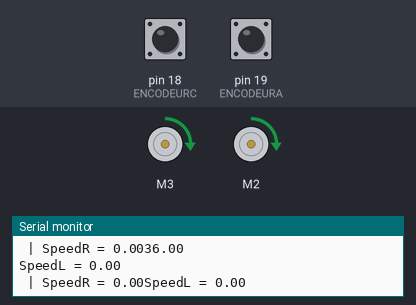
This sketch was run on a simulated Arduino Mega 2560, built with avr-gcc and run on an emulated ATmega2560. Shown: 2 × DC motor (green arrow = forward, orange = backward, longer = faster), the last lines printed to the serial monitor. Inputs (shaded band) come from the test bench; at power-on: pin 18 (ENCODEURC) HIGH, pin 19 (ENCODEURA) HIGH.

Above: at 1.0 s.
At 2.3 s:
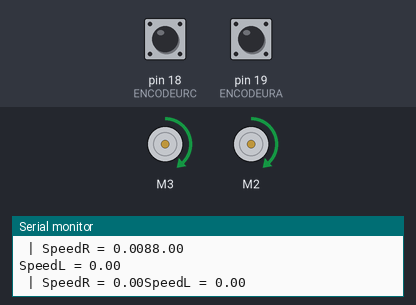
At 3.7 s:
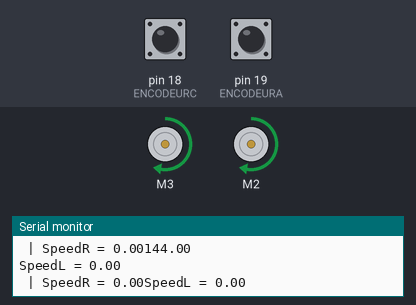
At 6.4 s:
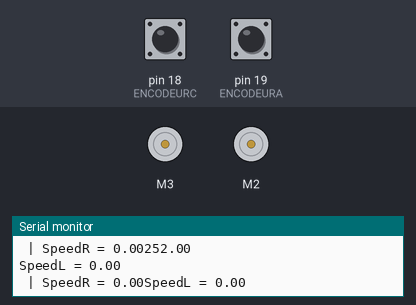
Timing chart, 0 to 7.9 s (numbered marks = the images above):
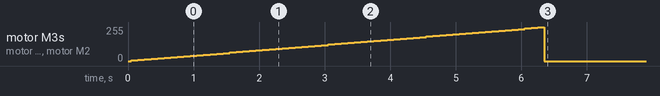

The sketch:

Hall_PWM_2Moteurs.ino
```cpp
/*
Ce programme calcule la vitesse de rotation de deux moteur en arrière plan pendant que le loop exécute n'importe quelle action PWM
Le shield doit etre branche sur la MEGA comme un debile, le moteur est alimenté par le shield, le capteur Hall est en +5V et GND sur la arduino et un seul de ses capteur est utilisé, n'importe lequel, et il doit etre branche sur la pin 19
C'est important que ce soit la PIN 19 et 18 et pas une autre car c'est une PIN dInterrupt.


*/

#include <AFMotor.h>
#include <TimerOne.h>

#define ENCODEURA 19
//#define ENCODEURB 38
#define ENCODEURC 18

AF_DCMotor motor_R(3, MOTOR34_8KHZ); // Initalisation du moteur branchements sur M2
AF_DCMotor motor_L(2, MOTOR12_8KHZ); // Initalisation du moteur branchements sur M1
volatile int hallTicksR;
volatile int hallTicksL;
double speedR = 0;
double speedL = 0;

double cibleVitesseR;
double cibleVitesseL;
double cibleVitesse;

double speedDeltaR;
double speedDeltaL;


double rightMotorPWM = 0;
double leftMotorPWM = 0;
//char *var_RightMotor[] = {"FORWARD", "255"};
//char *var_LeftMotor[] = {"FORWARD", "255"};
boolean AsservTrankil;

double tickperround = 600; // Valeur à changer en fonction du capteur à effet hall

void setup() {
  pinMode(ENCODEURA, INPUT_PULLUP);
  pinMode(ENCODEURC, INPUT_PULLUP);
  //pinMode(ENCODEURB, INPUT_PULLUP);

  attachInterrupt(digitalPinToInterrupt(19), compteurR, CHANGE);
  attachInterrupt(digitalPinToInterrupt(18), compteurL, CHANGE);

  Timer1.initialize(50000); // On défini le timeur : 50000 microseconds ( 0.05 sec - or 20Hz )
  Timer1.attachInterrupt( timerSpeed );


  Serial.begin(115200);           // set up Serial library at 9600

  motor_R.run(FORWARD);
  motor_L.run(FORWARD);

  cibleVitesse = 1.50;
  ToutDroitCapitaine();
}


void loop() {


}


void ToutDroitCapitaine(){
  cibleVitesseR = cibleVitesse;
  cibleVitesseL = cibleVitesse;
}

void MotorAsserv(){

  // Motor Right

   speedDeltaR = cibleVitesseR - speedR;
  if (speedDeltaR != 0){
    if ((speedDeltaR > 0 ) && (rightMotorPWM <  255)){
      Serial.println(rightMotorPWM);
      rightMotorPWM += map(speedDeltaR, 0, cibleVitesseR, 1, 4);
      motor_R.setSpeed(int(round(rightMotorPWM)));
    }


    if ((speedDeltaR < 0) && (rightMotorPWM > 0)){
      Serial.println("Motor Right ralenti.......");
      rightMotorPWM -= map(speedDeltaR, 0, -speedR, 1, 20);
      motor_R.setSpeed(int(round(rightMotorPWM)));
    }
  }

  // Motor Left

   speedDeltaL = cibleVitesseL - speedL;

  if (speedDeltaL != 0){
    if ((speedDeltaL > 0 ) && (leftMotorPWM <  255)){
      leftMotorPWM += map(speedDeltaL, 0, cibleVitesseL, 1, 4);
      motor_L.setSpeed(int(round(leftMotorPWM)));
    }


    if ((speedDeltaL < 0) && (leftMotorPWM > 0)){
      Serial.println("Motor Left ralenti.......");
      leftMotorPWM -= map(speedDeltaL, 0, -speedL, 1, 20);
      motor_L.setSpeed(int(round(leftMotorPWM)));
    }
  }


}


void timerSpeed(){
  //Serial.println(hallTicksR);
  if (!(AsservTrankil)){
    MotorAsserv();
    AsservTrankil = true;
  } else {
    AsservTrankil = false;
  }


  speedR = (hallTicksR/tickperround)/0.05; // Le 0.1 doit correspondre a la fréquence de relevé de speed ligne 20
  speedL = (hallTicksL/tickperround)/0.05; // Le 0.1 doit correspondre a la fréquence de relevé de speed ligne 20

  Serial.print("SpeedL = ");
  Serial.println(speedL);
  Serial.print(" | SpeedR = ");
  Serial.print(speedR);

  hallTicksR = 0;
  hallTicksL = 0;
}

void compteurL(){
  hallTicksL = hallTicksL + 1;
}

void compteurR(){
  hallTicksR = hallTicksR + 1;
}
```

Measured:
- by itself, motor M3, motor M2: rises from stopped to forward 252/255 in 6.2 s, then falls to stopped in 0.10 s
